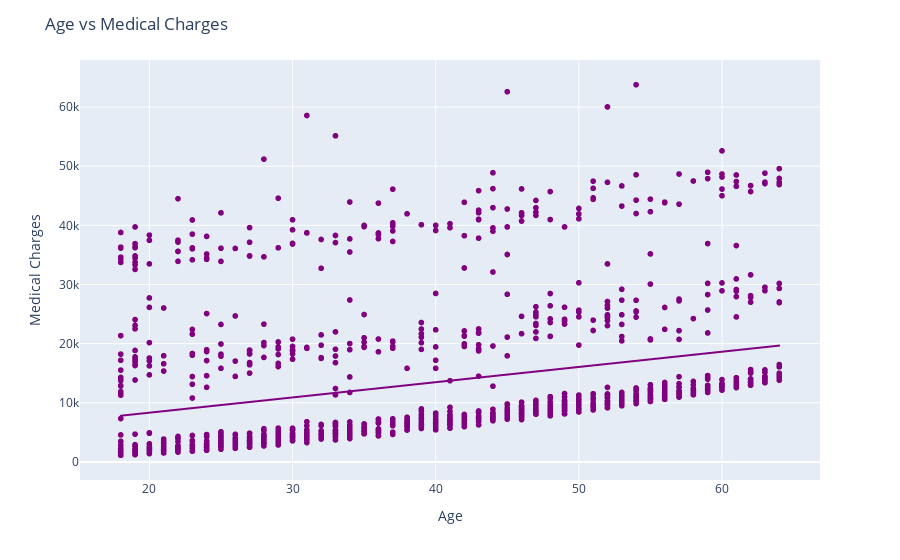

The code cell stored with this chart in its notebook:
### Code cell
import plotly.express as px

figure = px.scatter(medi_ds, x='age', y='charges', trendline='ols')


figure.update_traces(marker=dict(color='purple'))
figure.update_layout(
    title='Age vs Medical Charges',
    xaxis_title='Age',
    yaxis_title='Medical Charges'
)

figure.show()

### Figure 1 — Plotly figure (JSON) as saved in the notebook; plotly's stock layout.template omitted (floating-point values rounded to 4 significant figures; data arrays with more than 128 entries replaced by an {"elided": "..."} marker saying what was removed)
{"data": [{"hovertemplate": "age=%{x}<br>charges=%{y}<extra></extra>", "legendgroup": "", "marker": {"color": "purple", "symbol": "circle"}, "mode": "markers", "name": "", "showlegend": false, "type": "scattergl", "x": {"elided": "1338 int values"}, "xaxis": "x", "y": {"elided": "1338 float values"}, "yaxis": "y"}, {"hovertemplate": "<b>OLS trendline</b><br>charges = 257.723 * age + 3165.89<br>R<sup>2</sup>=0.089406<br><br>age=%{x}<br>charges=%{y} <b>(trend)</b><extra></extra>", "legendgroup": "", "marker": {"color": "purple", "symbol": "circle"}, "mode": "lines", "name": "", "showlegend": false, "type": "scattergl", "x": {"elided": "1338 int values"}, "xaxis": "x", "y": {"elided": "1338 float values"}, "yaxis": "y"}], "layout": {"legend": {"tracegroupgap": 0}, "margin": {"t": 60}, "title": {"text": "Age vs Medical Charges"}, "xaxis": {"anchor": "y", "domain": [0, 1], "title": {"text": "Age"}}, "yaxis": {"anchor": "x", "domain": [0, 1], "title": {"text": "Medical Charges"}}}}
